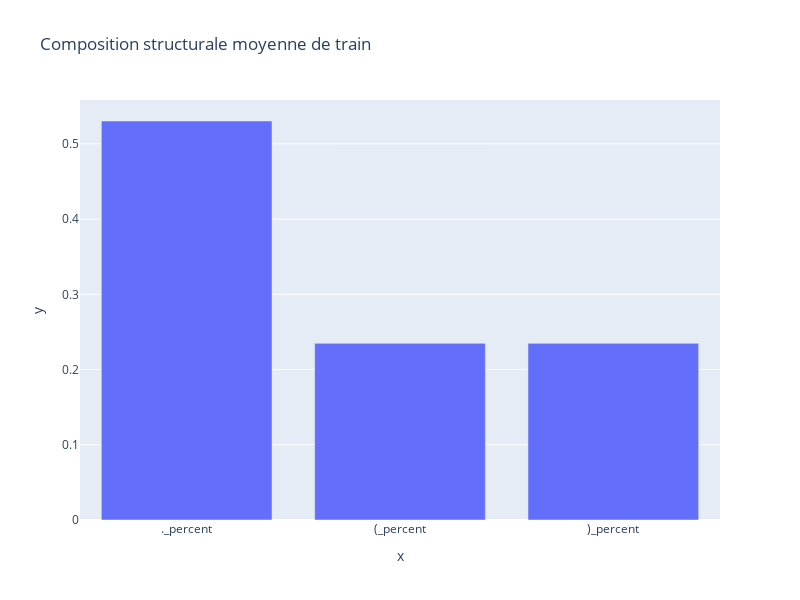

This figure's notebook cell:
### Code cell
fig = px.bar(
    x= names, 
    y= values,
    orientation='v', 
    title='Composition structurale moyenne de train',
    height=600, 
    width=800
)
fig.show()

### Figure 1 — Plotly figure (JSON) as saved in the notebook; plotly's stock layout.template omitted (floating-point values rounded to 4 significant figures)
{"data": [{"alignmentgroup": "True", "hovertemplate": "x=%{x}<br>y=%{y}<extra></extra>", "legendgroup": "", "marker": {"color": "#636efa"}, "name": "", "offsetgroup": "", "orientation": "v", "showlegend": false, "textposition": "auto", "type": "bar", "x": ["._percent", "(_percent", ")_percent"], "xaxis": "x", "y": [0.5304, 0.2348, 0.2348], "yaxis": "y"}], "layout": {"barmode": "relative", "height": 600, "legend": {"tracegroupgap": 0}, "title": {"text": "Composition structurale moyenne de train"}, "width": 800, "xaxis": {"anchor": "y", "domain": [0, 1], "title": {"text": "x"}}, "yaxis": {"anchor": "x", "domain": [0, 1], "title": {"text": "y"}}}}
